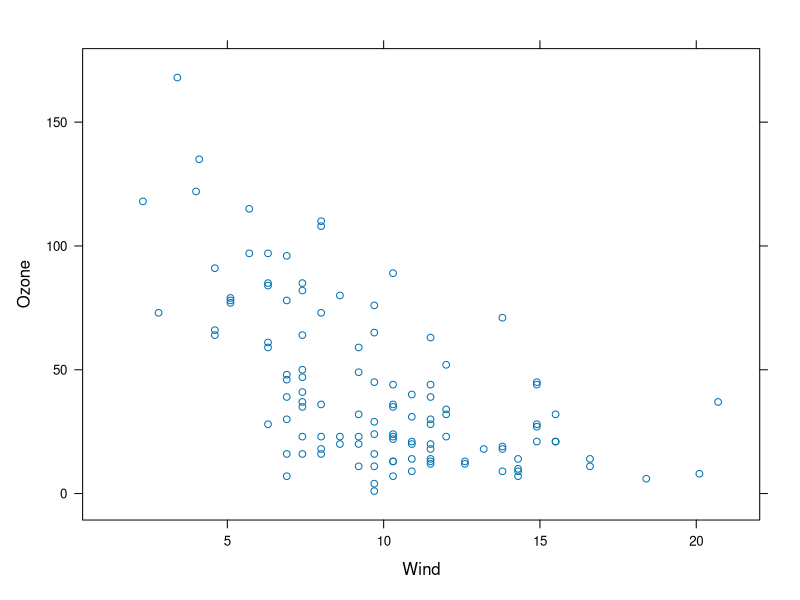
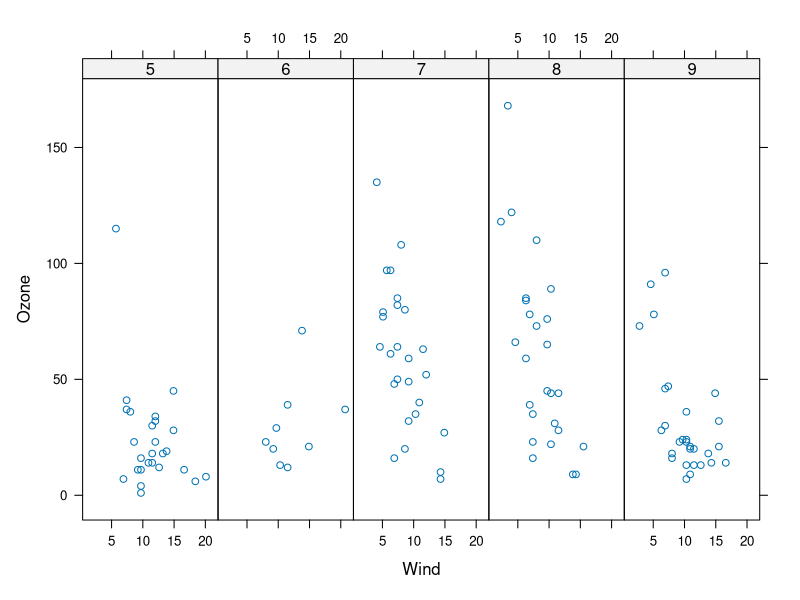
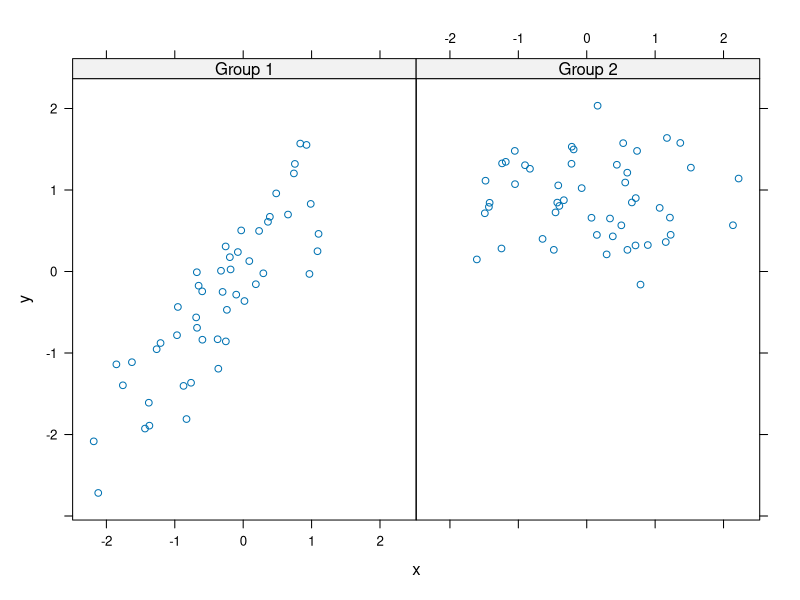
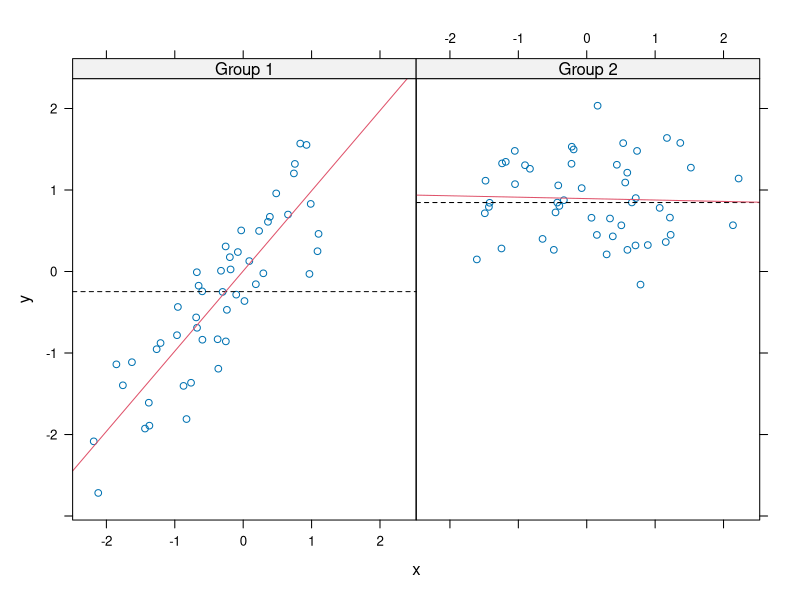
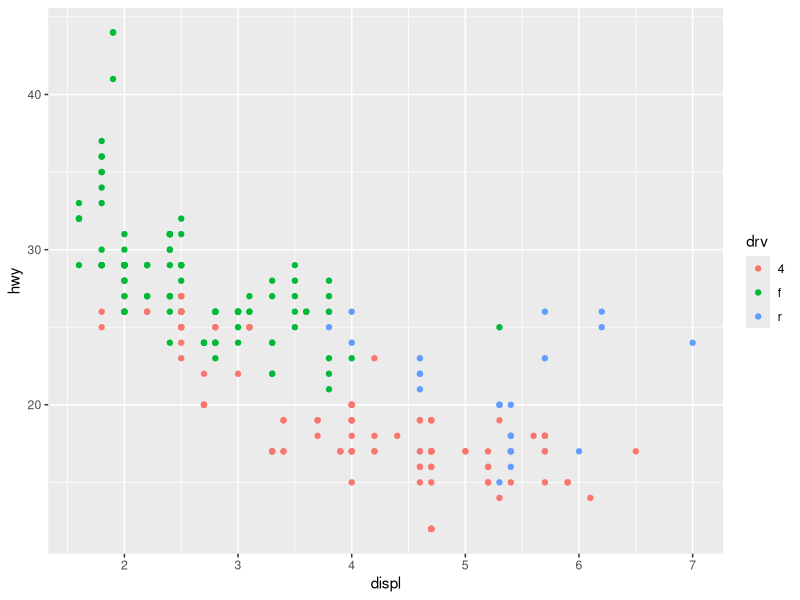
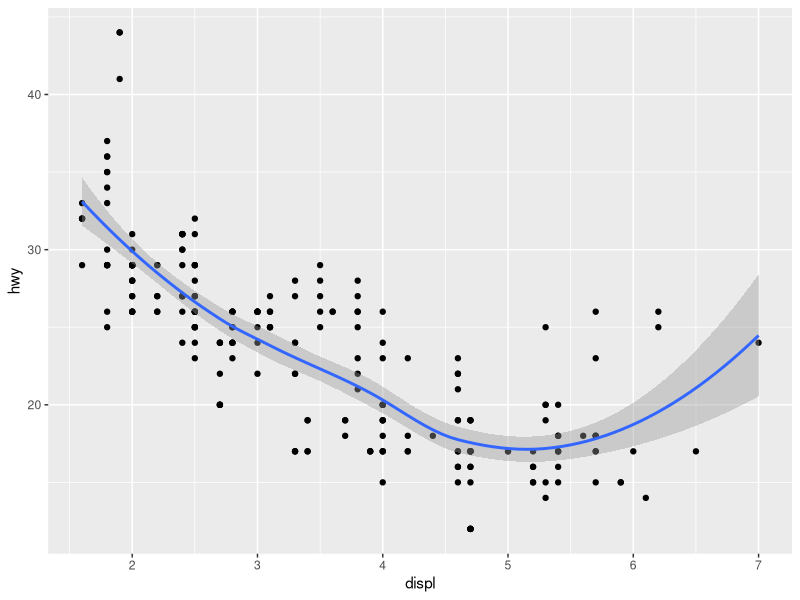
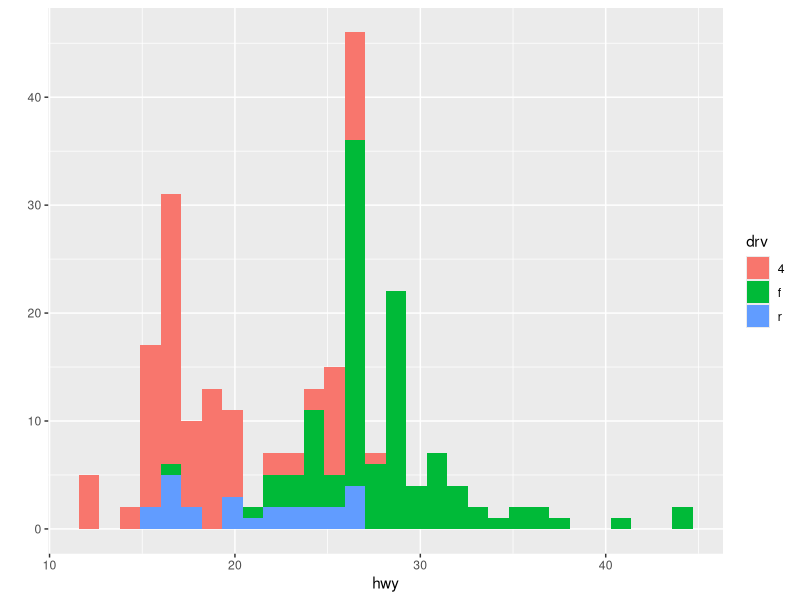
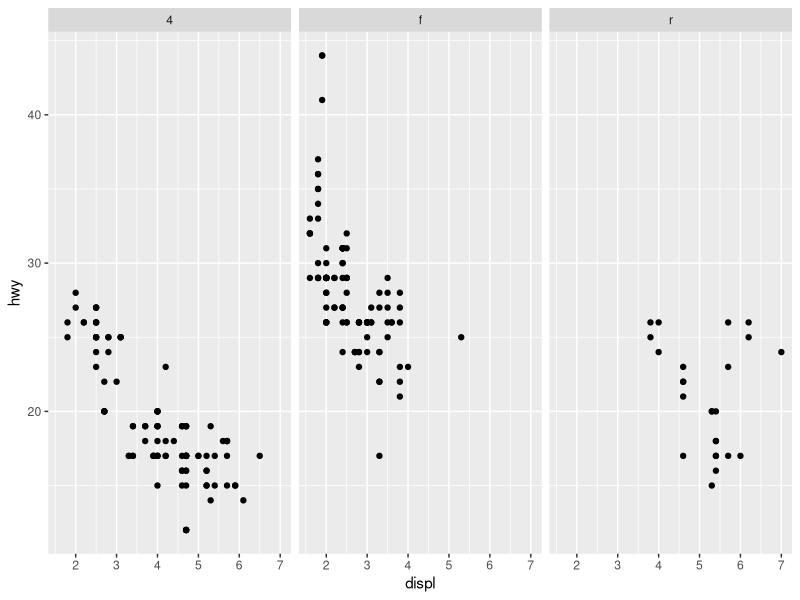

Source code (R) for these figures, in order:
## ---- chunk 1
library(lattice)
xyplot(Ozone ~ Wind, data = airquality)

## ---- chunk 2
airquality<-transform(airquality,Month = factor(Month))
xyplot(Ozone ~ Wind|Month, data = airquality,layout =c(5,1))


## ---- chunk 3
set.seed(10)
x <- rnorm(100)
f <- rep(0:1,each = 50)
y <-x +f - f*x+rnorm(100,sd=.5)
f <- factor(f, labels = c("Group 1","Group 2"))
xyplot(y~x|f,layout =c(2,1))

## ---- chunk 4
xyplot(y~x|f,panel = function(x,y,...){
  panel.xyplot(x,y,...)
  panel.abline(h=median(y),lty=2)
  panel.lmline(x,y,col=2)
})

## ---- chunk 5
library(ggplot2)

qplot(displ, hwy, data=mpg,col =drv)
## ---- chunk 6
qplot(displ, hwy, data=mpg,geom = c("point","smooth"))

## ---- chunk 7
qplot(hwy,data=mpg,fill=drv)
## ---- chunk 8
qplot(displ, hwy, data=mpg,facets = .~drv)

qplot(hwy,data=mpg,facets =drv~.,binwidth =2 )

## ---- chunk 9
g <- ggplot(mpg,aes(displ,hwy)) + geom_point()
print(g)
## ---- chunk 10
ggplot(mpg,aes(displ,hwy)) + geom_point() + geom_smooth()
## ---- chunk 11
ggplot(mpg,aes(displ,hwy)) + geom_point() + geom_smooth(method ="lm")

## ---- chunk 12
ggplot(mpg,aes(displ,hwy)) + geom_point() + facet_grid( drv ~.) +geom_smooth(method ="lm")

## ---- chunk 13

ggplot(mpg,aes(displ,hwy)) + geom_point(color = "steelblue",size = 2, alpha =2)


ggplot(mpg,aes(displ,hwy)) + geom_point(aes(color = drv),size = 2, alpha =1/2)

## ---- chunk 14
ggplot(mpg,aes(displ,hwy)) + geom_point(aes(color = drv),size = 2, alpha =1/2) +labs(title=" MAIN TITLE HEREE", x= "X Label") + geom_smooth(size=1.5,linetype =2, method = "lm",se =FALSE) +
  theme_bw(base_family = "Times")
## ---- chunk 15
testdata <- data.frame(x =1:100 , y = rnorm(100))
testdata[50,2] <- 100
#plot(testdata$x ,testdata$y,type ="l", ylim = c(-3,3))

g <- ggplot(testdata,aes(x=x,y=y))
g+geom_line() + ylim(-3,3)
# here the extereme point is not plotted

g + geom_line() +coord_cartesian(ylim = c(-3,3))

## ---- chunk 16
g <- ggplot(mpg,aes(displ,hwy))
g + geom_point(alpha=1/3) + facet_wrap(drv ~ year,nrow =2, ncol=3) + geom_smooth(method = "lm",se=FALSE , col= "steelblue") + theme_bw(base_family = "Avenir",base_size = 10) + labs(title = "MAIN TITKE") +labs(x= "X Label",y ="y label") 

